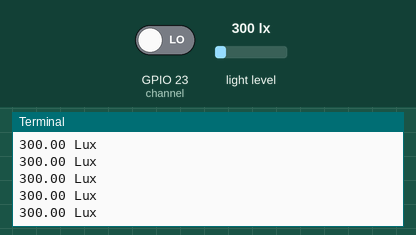
This program was run on a simulated Raspberry Pi (BCM pin numbers). On the bench: the last lines printed to the terminal. The test bench sets the inputs (shaded band); at power-on: GPIO 23 (channel) LOW, light level 300 lx.

Above: at 1.2 s.
1.3 s: GPIO 23 (channel) driven HIGH
2.8 s: GPIO 23 (channel) driven LOW
4.3 s: light level set to 40 lx
At 5.0 s:
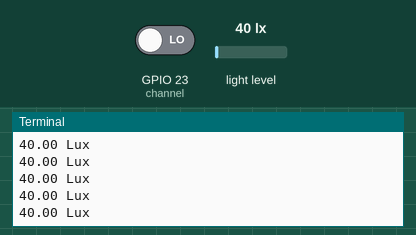
5.8 s: light level set to 500 lx
At 6.6 s:
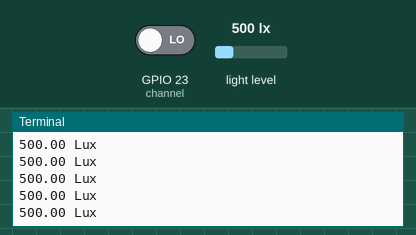
Timing chart, 0 to 7.4 s (numbered marks = the images above; inputs shaded):
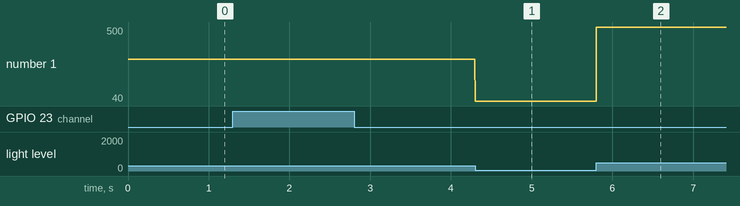

Measured:
- after the input at 4.3 s, the terminal: prints a new line at once (image 1)
- after the input at 5.8 s, the terminal: prints a new line at once (image 2)
- plotted number 1: 300 → 40 after the input at 4.3 s, 40 → 500 after the input at 5.8 s

The program:

Full.py
```python
import time
import board
import adafruit_dht
import glob
import RPi.GPIO as GPIO
import adafruit_bh1750
import BlynkLib

BLYNK_AUTH = 'vyL2uhXPKm6SoAccFXQRQd96gbrfUKNS'
blynk = BlynkLib.Blynk(BLYNK_AUTH)

dhtDevice = adafruit_dht.DHT22(board.D24)

channel = 23
GPIO.setmode(GPIO.BCM)
GPIO.setup(channel, GPIO.IN)

def callback(channel):
   if GPIO.input(channel):
     print("No Water Detected!")
     blynk.virtual_write(0, "No Water Detected!")
     blynk.virtual_write(1, 0)
   else:
     print("Water Detected!")
     blynk.virtual_write(0, "Water Detected!")
     blynk.virtual_write(1, 255)

GPIO.add_event_detect(channel, GPIO.BOTH, bouncetime=300)
GPIO.add_event_callback(channel, callback)

i2c = board.I2C()

sensor = adafruit_bh1750.BH1750(i2c)

while True:
    blynk.run()

    print("%.2f Lux" % sensor.lux)
    blynk.virtual_write(2, "Lux :" + str(sensor.lux))

try:
    temperature_c = dhtDevice.temperature
    temperature_f = temperature_c * (9 / 5) + 32
    humidity = dhtDevice.humidity
    blynk.virtual_write(3, str(temperature_c))
    blynk.virtual_write(4, str(humidity))
    print(
    "Temp: {:.1f} F / {:.1f} C    Humidity: {}% ".format(
    temperature_f, temperature_c, humidity
         )
    )

except RuntimeError as error:
    print(error.args[0])
    time.sleep(2.0)
except Exception as error:
    dhtDevice.exit()
raise error

time.sleep(2.0)
```
